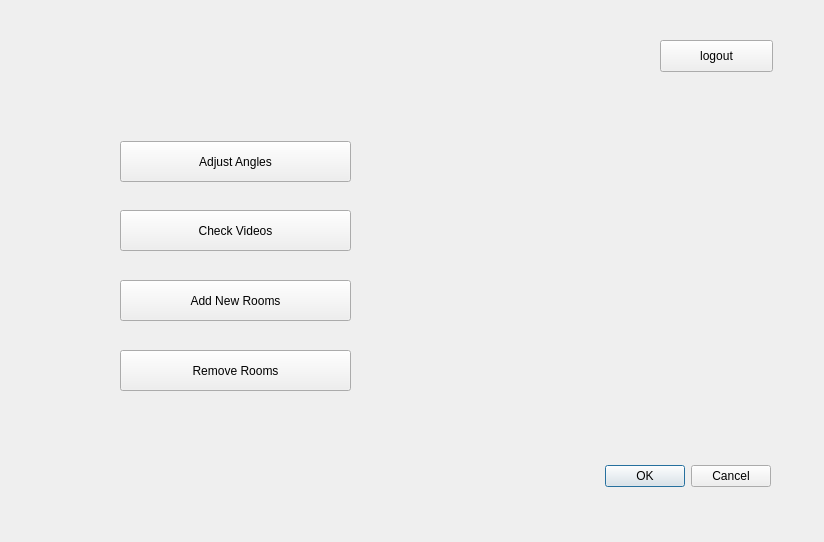
<?xml version="1.0" encoding="UTF-8"?>
<ui version="4.0">
 <class>adminloginpage</class>
 <widget class="QDialog" name="adminloginpage">
  <property name="geometry">
   <rect>
    <x>0</x>
    <y>0</y>
    <width>824</width>
    <height>542</height>
   </rect>
  </property>
  <property name="windowTitle">
   <string>Dialog</string>
  </property>
  <widget class="QDialogButtonBox" name="buttonBox">
   <property name="geometry">
    <rect>
     <x>430</x>
     <y>460</y>
     <width>341</width>
     <height>32</height>
    </rect>
   </property>
   <property name="orientation">
    <enum>Qt::Horizontal</enum>
   </property>
   <property name="standardButtons">
    <set>QDialogButtonBox::Cancel|QDialogButtonBox::Ok</set>
   </property>
  </widget>
  <widget class="QPushButton" name="cameraconfigure">
   <property name="geometry">
    <rect>
     <x>120</x>
     <y>141</y>
     <width>231</width>
     <height>41</height>
    </rect>
   </property>
   <property name="text">
    <string>Adjust Angles</string>
   </property>
  </widget>
  <widget class="QPushButton" name="videostream">
   <property name="geometry">
    <rect>
     <x>120</x>
     <y>210</y>
     <width>231</width>
     <height>41</height>
    </rect>
   </property>
   <property name="text">
    <string>Check Videos</string>
   </property>
  </widget>
  <widget class="QPushButton" name="addroom">
   <property name="geometry">
    <rect>
     <x>120</x>
     <y>280</y>
     <width>231</width>
     <height>41</height>
    </rect>
   </property>
   <property name="text">
    <string>Add New Rooms</string>
   </property>
  </widget>
  <widget class="QPushButton" name="removeroom">
   <property name="geometry">
    <rect>
     <x>120</x>
     <y>350</y>
     <width>231</width>
     <height>41</height>
    </rect>
   </property>
   <property name="text">
    <string>Remove Rooms</string>
   </property>
  </widget>
  <widget class="QPushButton" name="logout">
   <property name="geometry">
    <rect>
     <x>660</x>
     <y>40</y>
     <width>113</width>
     <height>32</height>
    </rect>
   </property>
   <property name="text">
    <string>logout</string>
   </property>
  </widget>
 </widget>
 <resources/>
 <connections>
  <connection>
   <sender>buttonBox</sender>
   <signal>accepted()</signal>
   <receiver>adminloginpage</receiver>
   <slot>accept()</slot>
   <hints>
    <hint type="sourcelabel">
     <x>248</x>
     <y>254</y>
    </hint>
    <hint type="destinationlabel">
     <x>157</x>
     <y>274</y>
    </hint>
   </hints>
  </connection>
  <connection>
   <sender>buttonBox</sender>
   <signal>rejected()</signal>
   <receiver>adminloginpage</receiver>
   <slot>reject()</slot>
   <hints>
    <hint type="sourcelabel">
     <x>316</x>
     <y>260</y>
    </hint>
    <hint type="destinationlabel">
     <x>286</x>
     <y>274</y>
    </hint>
   </hints>
  </connection>
 </connections>
</ui>
